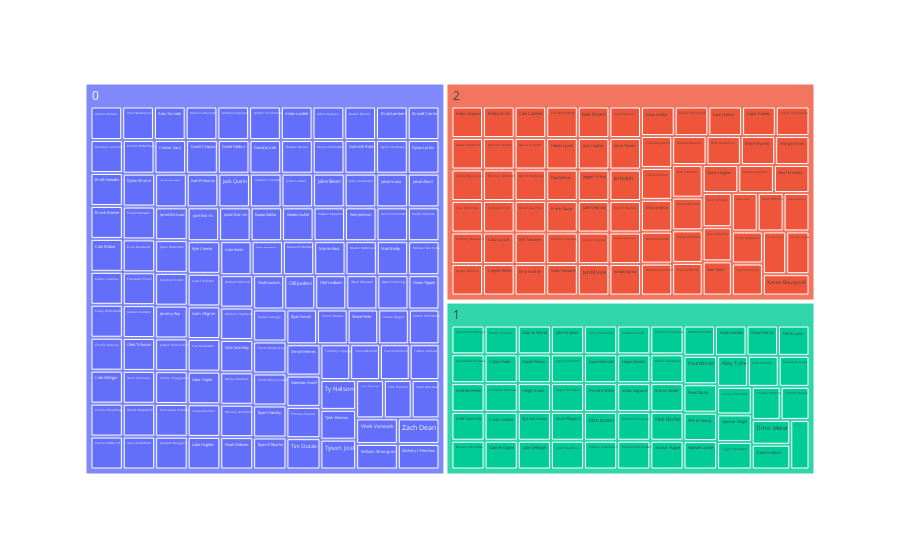

This figure's notebook cell:
### Code cell
import plotly.express as px

print(X_train.columns)
print(X_train.head())

#visualize mappings via treemap
result_summary = pd.pivot_table(X_train, index=['label', 'player_name'],  aggfunc='count').reset_index().rename(columns={'draft_position':'count'})
result_treemap = result_summary
fig = px.treemap(result_treemap,path=['label', 'player_name'],values='count')
fig.show()

### Figure 1 — Plotly figure (JSON) as saved in the notebook; plotly's stock layout.template omitted (floating-point values rounded to 4 significant figures; data arrays with more than 128 entries replaced by an {"elided": "..."} marker saying what was removed)
{"data": [{"branchvalues": "total", "domain": {"x": [0, 1], "y": [0, 1]}, "hovertemplate": "labels=%{label}<br>count=%{value}<br>parent=%{parent}<br>id=%{id}<extra></extra>", "ids": {"elided": "244 str values"}, "labels": {"elided": "244 str values"}, "name": "", "parents": {"elided": "244 str values"}, "type": "treemap", "values": {"elided": "244 int values"}}], "layout": {"legend": {"tracegroupgap": 0}, "margin": {"t": 60}}}
